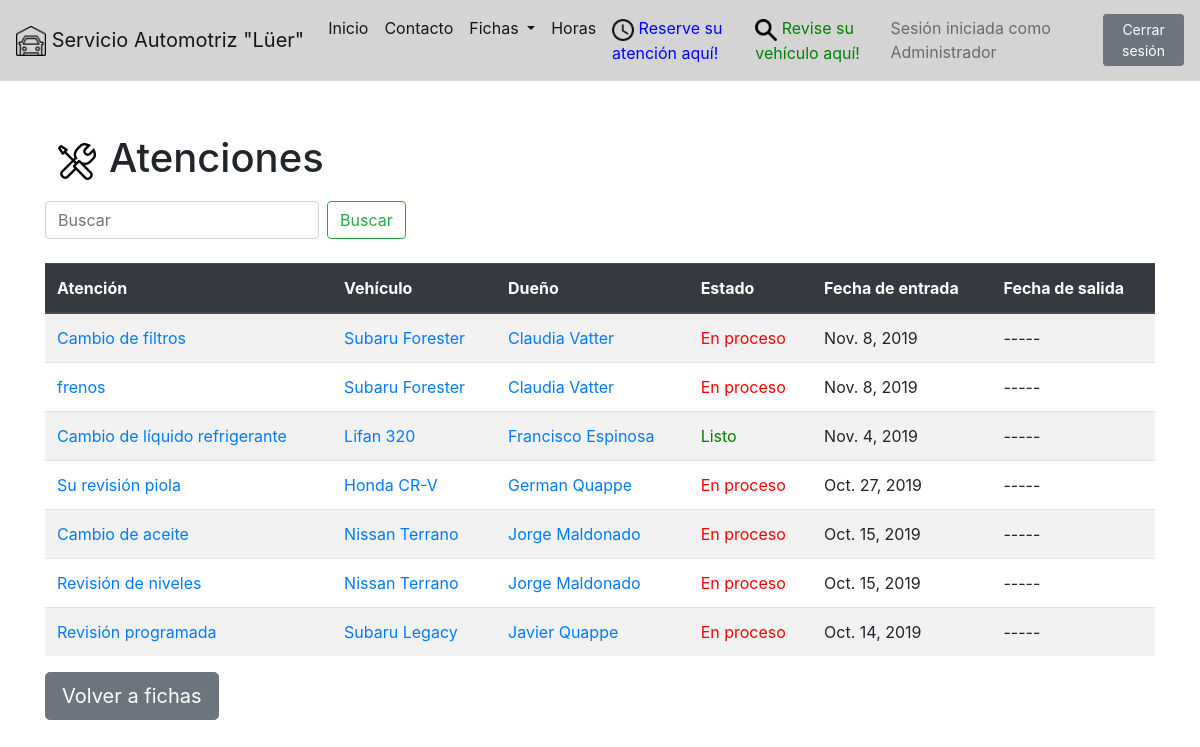
Before: /fichas/atenciones/ (signed in) with the older database file.
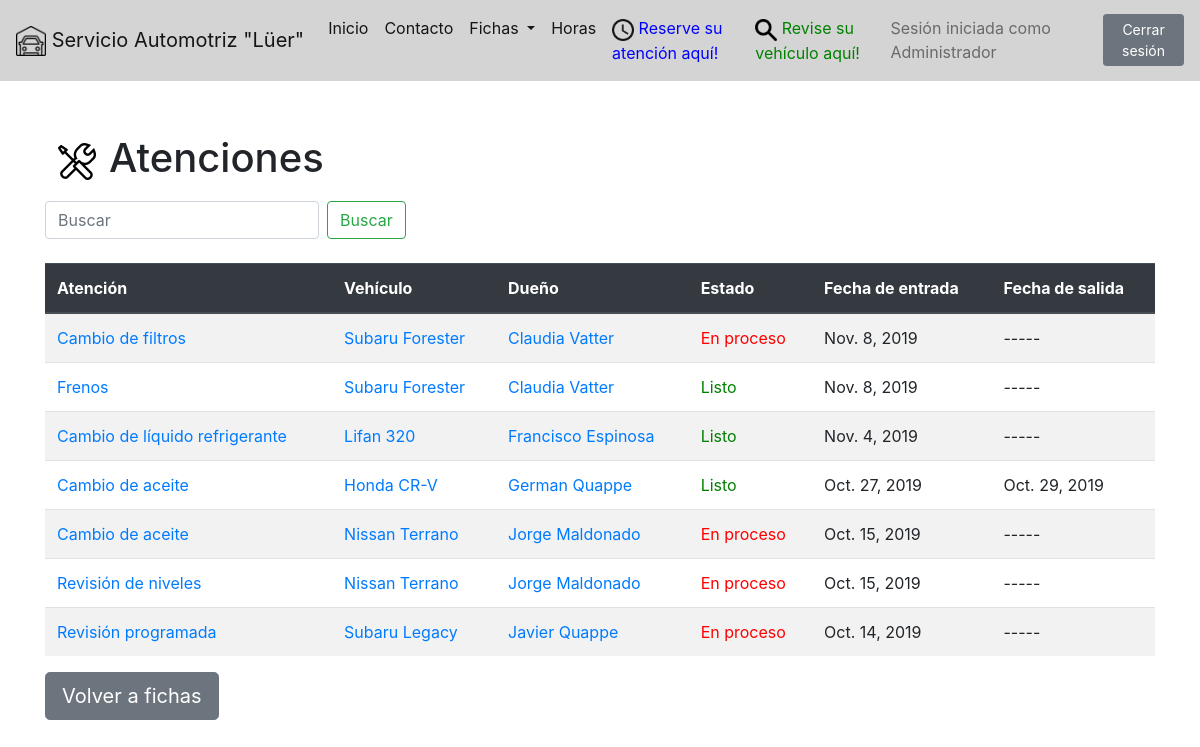
After: the same page with the newer database file.
### fichas/models.py (models this page shows, shortened)
class Atencion(models.Model):
	id_vehiculo		= models.ForeignKey('Vehiculo', on_delete=models.CASCADE, verbose_name='Vehículo')
	pin				= models.CharField(max_length=4, default=create_pin)
	estado			= models.BooleanField(default=True)
	fecha_entrada	= models.DateField()
	fecha_salida	= models.DateField(blank=True, null=True)
	hora_entrada	= models.TimeField(blank=True, null=True)
	hora_salida		= models.TimeField(blank=True, null=True)
	observaciones	= models.CharField(max_length=512)
	objects			= AtencionManager()

class Vehiculo(models.Model):
	id_cliente	= models.ForeignKey('Cliente', blank = True, null = True, on_delete = models.SET_NULL, verbose_name='Dueño')
	patente		= models.CharField(max_length = 6)
	vin 		= models.CharField(max_length = 20, blank = True, null = True)
	tipo		= models.CharField(max_length = 40, default="Sedán")
	marca		= models.CharField(max_length = 40)
	modelo		= models.CharField(max_length = 40)
	kilometraje	= models.PositiveIntegerField()
	anyo		= models.PositiveIntegerField(null = True)
	imagen		= models.ImageField(upload_to='vehiculos/', blank=True, null=True)
	objects		= VehiculoManager()

class Cliente(models.Model):
	rut			= models.CharField(max_length = 10)
	nombre		= models.CharField(max_length = 100)
	telefono	= models.CharField(max_length = 12)
	email		= models.CharField(max_length = 100, blank = True)
	objects		= ClienteManager()
	def get_absolute_url(self):
		return reverse("fichas:cliente-detail", kwargs={"id": self.id})
	def __str__(self):
		return self.nombre

### fichas/views.py (the view)
# urls.py: path('atenciones/', atencion_list_view, name ='atencion-list'),
@login_required
def atencion_list_view(request):
 	queryset = Atencion.objects.all().order_by('-fecha_entrada')
 	context = {
 		"object_list": queryset
 	}
 	return render(request, "atenciones/atencion_list.html", context)

### fichas/models.py (called while the page is built)
	def get_queryset(self):
		return AtencionQuerySet(self.model, using=self._db)

### fichas/templates/atenciones/atencion_list.html
{% extends 'base.html' %}
{% load static %}
{% block content %}
<h1><img src="{% static 'pages/images/atenciones48.png' %}">Atenciones</h1>
<form class="form-inline my-2 my-lg-0" action="search/">
	<input class="form-control mr-sm-2" type="search" name="q" placeholder="Buscar" aria-label="Search">
	<button class="btn btn-outline-success my-2 my-sm-0" type="submit">Buscar</button>
</form>
<br/>
<table class="table table-striped table-hover">
	<thead class="thead-dark">
		<tr>
			<th>Atención</th>
			<th>Vehículo</th>
			<th>Dueño</th>
			<th>Estado</th>
			<th>Fecha de entrada</th>
			<th>Fecha de salida</th>
		</tr>
	</thead>
	{% for instance in object_list %}
	<tr>
		<td><a href='/fichas/vehiculos/{{ instance.id_vehiculo.id }}/atenciones/{{ instance.id }}/'>{{ instance.observaciones }}</a></td>
		<td><a href='/fichas/vehiculos/{{ instance.id_vehiculo.id }}/'>{{ instance.id_vehiculo.marca }} {{ instance.id_vehiculo.modelo }}</a></td>
		<td><a href='{{ instance.id_vehiculo.id_cliente.get_absolute_url }}'>{{ instance.id_vehiculo.id_cliente }}</a></td>
		<td>{% if instance.estado %} <font color="red">En proceso</font> {% else %} <font color="green">Listo</font> {% endif %}</td>
		<td>{{ instance.fecha_entrada }}</td>
		<td>
			{% if instance.fecha_salida == null %}
			-----
			{% else %}
			{{ instance.fecha_salida }}
			{% endif %}
		</td>
	</tr>
	{% endfor %}
</table>
<input type="button" class="btn btn-secondary btn-lg" onclick="location.href='../';" value="Volver a fichas" />
{% endblock %}

Changed rows visible on the page:
changed Atencion: observaciones "frenos" → "Frenos"; estado "En proceso" → "Listo"
changed Atencion "Honda": observaciones "Su revisión piola" → "Cambio de aceite"; fecha_salida (not shown) → "Oct. 29, 2019"; estado "En proceso" → "Listo"; no longer shows "-----"
